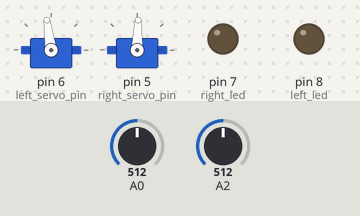
The sketch below on a simulated Arduino Uno, built with avr-gcc and run on an emulated ATmega328P. Shown: 2 × servo, output pins drawn as LEDs (lit = HIGH). Dashed ring = blinking. Inputs (shaded band) come from the test bench; at power-on: A0 = 512, A2 = 512.

Above: at 2.2 s.
2.3 s: A0 set to 421
3.9 s: A0 set to 397
At 4.14 s:
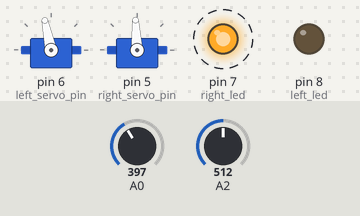
6.9 s: A0 set to 420
At 8.2 s:
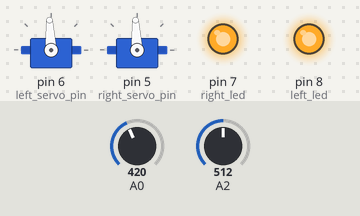
8.6 s: A2 set to 420
10.1 s: A2 set to 392
At 10.35 s:
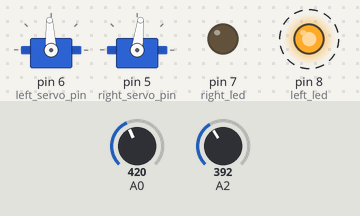
13.1 s: A2 set to 511
At 13.9 s:
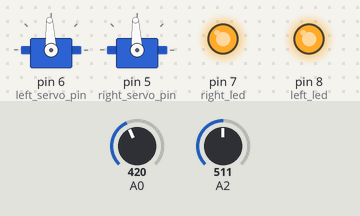
Timing chart, 0 to 15.7 s (numbered marks = the images above; inputs shaded):
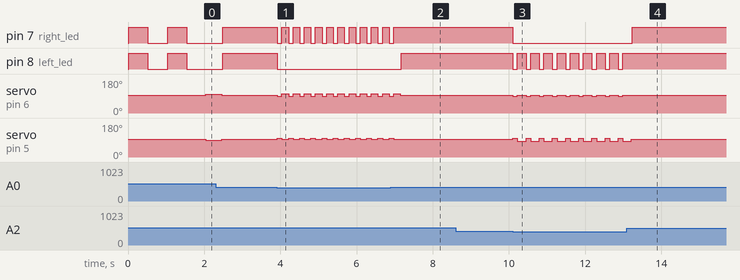

The sketch:

R1_korras.ino
```cpp
// (licence header left out)
/* Includes -------------------------------------------------- */
#include <Servo.h>

/* Defines ------------------------------------------------------------------ */
#define button_pin      2
#define right_servo_pin 5
#define left_servo_pin  6
#define right_led       7
#define left_led        8
#define left_qti        A0
#define middle_qti      A1
#define right_qti       A2
#define min_pulse       1300
#define max_pulse       1700
#define standstill      1500
#define qti_threshold   410

/* Global variables ------------------------------------------ */
Servo g_left_wheel;
Servo g_right_wheel;
int ring = 0;											//Which lap is it (0/1)

/* Private functions ------------------------------------------------- */
byte readQti (byte qti) {                               // Function to read current position on map
  digitalWrite(qti, HIGH);                              // Send an infrared signal
  delayMicroseconds(1000);                               // Wait for 1ms, very important!
  digitalWrite(qti, LOW);                               // Set the pin low again
  return ( analogRead(qti) > qti_threshold ? 1 : 0);    // Return the converted result: if analog value more then 100 return 1, else 0
}

void setWheels(int delay_left = 1500, int delay_right = 1500) {
  g_left_wheel.writeMicroseconds(delay_left);
  g_right_wheel.writeMicroseconds(delay_right);
  delay(20);
}
void setLed(byte value_left = LOW, byte value_right = LOW) {
  digitalWrite(right_led, value_right);
  digitalWrite(left_led, value_left);
}


/* Makes the robot move backwards while the LEDs are off */
void tagasi() {
  setLed(LOW, LOW);
  setWheels(1450, 1550);
}

/* Makes the robot move forward while the LEDs are off */
void edasi() {
  setLed(LOW, LOW);
  setWheels(1550, 1450);
}

/* Makes the robot move right while the right LED is on */
void paremale() {
  setLed(LOW, HIGH);
  setWheels(1600, 1500);
}

/* Makes the robot move left while the left LED is on */
void vasakule() {
  setLed(HIGH, LOW);
  setWheels(1500, 1400);
}


/* Arduino functions ---------------------------------------------------------------- */
void setup() {

  /* Sets the lap count to 0 */
  ring = 0;

  /* Start serial monitor */
  Serial.begin(9600);

  /* Set the pin mode of LED pins as output */
  pinMode(right_led, OUTPUT);
  pinMode(left_led, OUTPUT);

  /* Attach servos to digital pins defined earlier */
  g_left_wheel.attach(left_servo_pin);
  g_right_wheel.attach(right_servo_pin);

  /* Initiate wheels to standstill */
  setWheels();

  /* Blinking LEDs for test */
  setLed(HIGH, HIGH);
  delay(500);
  setLed();
  delay(500);

}

void loop() {

  /* Start reading QTI values and adjust wheels accordingly */

  /* If both sensors see black then for the first lap it will stop for a moment blink its LEDs and continue moving
	 and if it's the second lap it will stop moving entirely */
  if (readQti(left_qti) && readQti(right_qti)) {
    if (ring == 0) {
      setWheels(1500, 1500);
      setLed(HIGH, HIGH);
      delay(500);
      setLed();
      delay(500);
      ring++;
      edasi();
      delay(400);
    }
    else {
      setWheels(1500, 1500);
      setLed(HIGH, HIGH);
    }

  }

  /* If the left sensor sees white and the right sensor sees black then it will move back for a moment and then move right
     and if the right sensor instead sees white it will move forward  */
  else if (readQti(left_qti) == 0) {
    if (readQti(right_qti) == 1) {
      tagasi();
      delay(100);
      paremale();
      delay(150);
    }
    else {
      edasi();
    }
  }

  /* If the left sensor sees black and the right sensor sees white then it will move back for a moment and then move left */
  else if (readQti(left_qti) == 1) {
    if (readQti(right_qti) == 0) {
      tagasi();
      delay(100);
      vasakule();
      delay(200);
    }

  }

}
```

Measured:
- the behaviour switches between 411 and 410 on A0 (found by bisection; images 0 and 1)
- the behaviour switches between 411 and 410 on A2 (found by bisection; images 2 and 3)
- after the input at 3.9 s, pin 7 (right_led): alternates HIGH for 0.17 s and LOW for 0.12 s, starting at once; pin 8 (left_led): HIGH → LOW at once; servo on pin 6 (left_servo_pin): alternates 102° for 0.17 s and 88° for 0.12 s, starting at once; servo on pin 5 (right_servo_pin): alternates 98° for 0.12 s and 93° for 0.17 s, starting at once
- after the input at 6.9 s, pin 7 (right_led): goes on until 7.0 s, then stays HIGH; pin 8 (left_led): LOW → HIGH after 0.27 s; servo on pin 5 (right_servo_pin): goes on until 7.0 s, then stays 93°
- after the input at 8.6 s, every drawn part: stays the same
- after the input at 10.1 s, pin 7 (right_led): HIGH → LOW at once; pin 8 (left_led): alternates HIGH for 0.23 s and LOW for 0.12 s, starting at once; servo on pin 6 (left_servo_pin): alternates 93° for 0.23 s and 88° for 0.12 s, starting at once; servo on pin 5 (right_servo_pin): alternates 98° for 0.12 s and 83° for 0.23 s, starting at once
- after the input at 13.1 s, pin 7 (right_led): LOW → HIGH after 0.14 s; pin 8 (left_led): stops changing and stays HIGH; servo on pin 6 (left_servo_pin): stops changing and stays 93°
